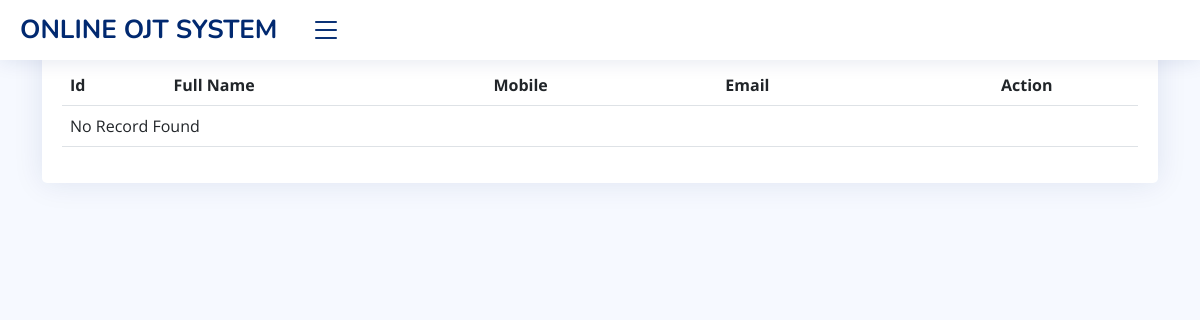
The app's page /student/supervisor.php, older data.
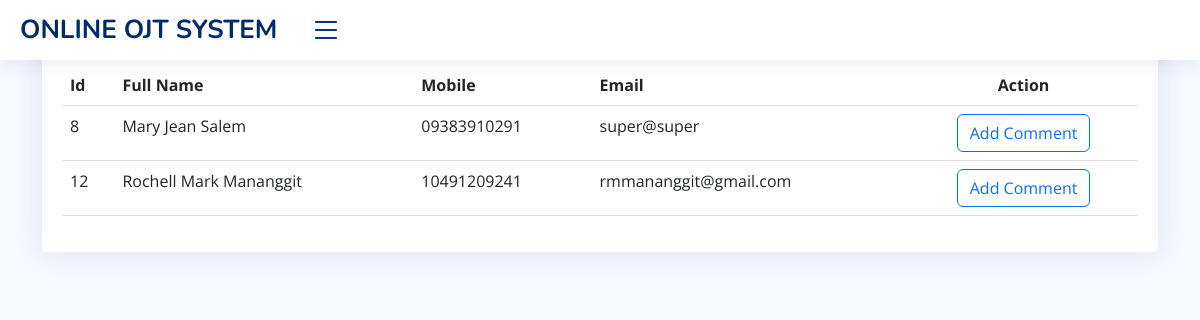
The same page, newer data.
### tables this page shows
CREATE TABLE `accounts` (
  `id` int(11) NOT NULL,
  `fname` varchar(255) NOT NULL,
  `mname` varchar(255) NOT NULL,
  `lname` varchar(255) NOT NULL,
  `suffix` varchar(90) NOT NULL,
  `mobile` varchar(100) NOT NULL,
  `email` varchar(255) NOT NULL,
  `password` varchar(255) NOT NULL,
  `gender` varchar(100) NOT NULL,
  `dob` date NOT NULL,
  `picture` longblob NOT NULL,
  `course` int(29) NOT NULL,
  `company_name` varchar(200) NOT NULL,
  `company_email` text NOT NULL,
  `company_address` varchar(200) NOT NULL,
  `acc_type` int(11) NOT NULL,
  `acc_status` int(11) NOT NULL
);

### student/supervisor.php (the view, shortened to what this page needs)
<?php
 include('authentication.php');
 include('includes/header.php');
 ?>
<div class="container">
<section class="section">
      <div class="row">
        <div class="col-lg-12">
          <div class="card">
            <div class="card-body">
              <h5 class="card-title"> Supervisor</h5>
              <table class="table">
                <thead>
                  <tr>
                    <th scope="col">Id</th>
                    <th scope="col">Full Name</th>
                    <th scope="col">Mobile</th>
                    <th scope="col">Email</th>
                    <th scope="col" class="text-center">Action</th>
                  </tr>
                </thead>
              <tbody>
              <?php
                            $query = "SELECT
                            accounts.id,
                            accounts.fname,
                            accounts.mname,
                            accounts.lname,
                            accounts.mobile,
                            accounts.email
                        FROM
                            accounts
                        WHERE
                            accounts.acc_type = 3 AND
                            accounts.acc_status = 1";
                            $query_run = mysqli_query($con, $query);
                            if(mysqli_num_rows($query_run) > 0)
                            {
                                foreach($query_run as $row)
                                {
                                    ?>
                                    <tr>
                                    <td><?= $row['id']; ?></td>
                                    <td><?= $row['fname']; ?> <?= $row['mname']; ?> <?= $row['lname']; ?></td>
                                    <td><?= $row['mobile']; ?></td>
                                    <td><?= $row['email']; ?></td>
                                    <td class="text-center">
<div class="btn-group" role="group" aria-label="Basic outlined example">
<a type="button" class="btn btn-outline-primary" data-toggle="modal" data-target="#exampleModal">Add Comment</a>
</div>
                                    </td>
                                    </tr>
                                    <?php
                                }
                            } else
                            {
                            ?>
                                <tr>
                                    <td colspan="6">No Record Found</td>
                                </tr>
                            <?php
                            }
                            ?>
              </tbody>
              </table>
            </div>
          </div>
            </div>
          </div>
        </div>

### supervisor/includes/header.php (shortened to what this page needs)
<!DOCTYPE html>
<html lang="en">
<head>
  <link href="assets/vendor/bootstrap/css/bootstrap.min.css" rel="stylesheet">
  <link href="assets/vendor/bootstrap-icons/bootstrap-icons.css" rel="stylesheet">
  <link href="assets/vendor/boxicons/css/boxicons.min.css" rel="stylesheet">
  <link href="assets/vendor/quill/quill.snow.css" rel="stylesheet">
  <link href="assets/vendor/quill/quill.bubble.css" rel="stylesheet">
  <link href="assets/vendor/remixicon/remixicon.css" rel="stylesheet">
  <link href="assets/vendor/simple-datatables/style.css" rel="stylesheet">
  <link href="assets/css/style.css" rel="stylesheet">
</head>
<body>
  <header id="header" class="header fixed-top d-flex align-items-center">
    <div class="d-flex align-items-center justify-content-between">
      <a href="dashboard.php" class="logo d-flex align-items-center">
        <span class="d-none d-lg-block">ONLINE OJT SYSTEM</span>
      </a>
      <i class="bi bi-list toggle-sidebar-btn"></i>
    </div>
  </header>

### student/assets/css/style.css (style rules this page uses)
:root { scroll-behavior: smooth; }
body { font-family: "Open Sans", sans-serif; background: #f6f9ff; color: #444444; }
a { color: #4154f1; text-decoration: none; }
h1, h2, h3, h4, h5, h6 { font-family: "Nunito", sans-serif; }
.card { margin-bottom: 30px; border: none; border-radius: 5px; box-shadow: 0px 0 30px rgba(1, 41, 112, 0.1); }
.card-title { padding: 20px 0 15px 0; font-size: 18px; font-weight: 500; color: #012970; font-family: "Poppins", sans-serif; }
.card-body { padding: 0 20px 20px 20px; }
.logo { line-height: 1; }
@media (min-width: 1200px) { .logo { width: 280px; } }
.logo span { font-size: 26px; font-weight: 700; color: #012970; font-family: "Nunito", sans-serif; }
.header { transition: all 0.5s; z-index: 997; height: 60px; box-shadow: 0px 2px 20px rgba(1, 41, 112, 0.1); background-color: #fff; padding-left: 20px; }
.header .toggle-sidebar-btn { font-size: 32px; padding-left: 10px; cursor: pointer; color: #012970; }

Row changes from the older to the newer data that the page shows:
now on this page (row edited): accounts: id "8", fname "Mary Jean", lname "Salem", mobile "09383910291", email "super@super"
added accounts: id "12", fname "Rochell", mname "Mark", lname "Mananggit", mobile "10491209241", email "rmmananggit@gmail.com"
Text that changed along with them:
text no longer shown: "No Record Found"
